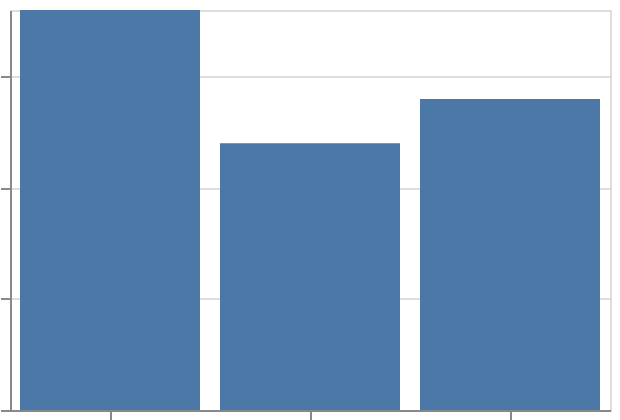

Vega-Lite specification stored for this chart:
### Vega-Lite specification from a JSON file in a GitHub repository (floating-point values rounded to 4 significant figures)
{"$schema": "https://vega.github.io/schema/vega-lite/v6.json", "padding": 5, "autosize": "none", "width": 300, "height": 200, "data": {"name": "table", "values": [{"c": "A", "g": "p", "x": 1, "y": 2, "v": 5, "t": "2024-01-15", "o": {"v": 3}, "IMDB Rating": 6.1, "d": "x1"}, {"c": "B", "g": "q", "x": 2, "y": 4, "v": 9, "t": "2024-02-20", "o": {"v": 7}, "IMDB Rating": 7.4, "d": "x2"}, {"c": "A", "g": "q", "x": 3, "y": 3, "v": 2, "t": "2024-03-05", "o": {"v": 1}, "IMDB Rating": 5.2, "d": "x1"}, {"c": "C", "g": "p", "x": 4, "y": 6, "v": 7, "t": "2024-05-30", "o": {"v": 4}, "IMDB Rating": 8.8, "d": "x3"}, {"c": "B", "g": "p", "x": 5, "y": 5, "v": 4, "t": "2024-07-11", "o": {"v": 9}, "IMDB Rating": 6.9, "d": "x2"}, {"c": "C", "g": "q", "x": 6, "y": 8, "v": 6, "t": "2024-09-02", "o": {"v": 2}, "IMDB Rating": 7.7, "d": "x3"}, {"c": "A", "g": "p", "x": 7, "y": 7, "v": 8, "t": "2024-11-25", "o": {"v": 5}, "IMDB Rating": 4.4, "d": "x1"}, {"c": "B", "g": "q", "x": 8, "y": 9, "v": 3, "t": "2024-12-31", "o": {"v": 8}, "IMDB Rating": 9.1, "d": "x2"}]}, "mark": "bar", "encoding": {"x": {"field": "c", "type": "nominal", "sort": {"field": "v", "op": "max", "order": "descending"}}, "y": {"field": "y", "type": "quantitative", "aggregate": "sum"}}}
